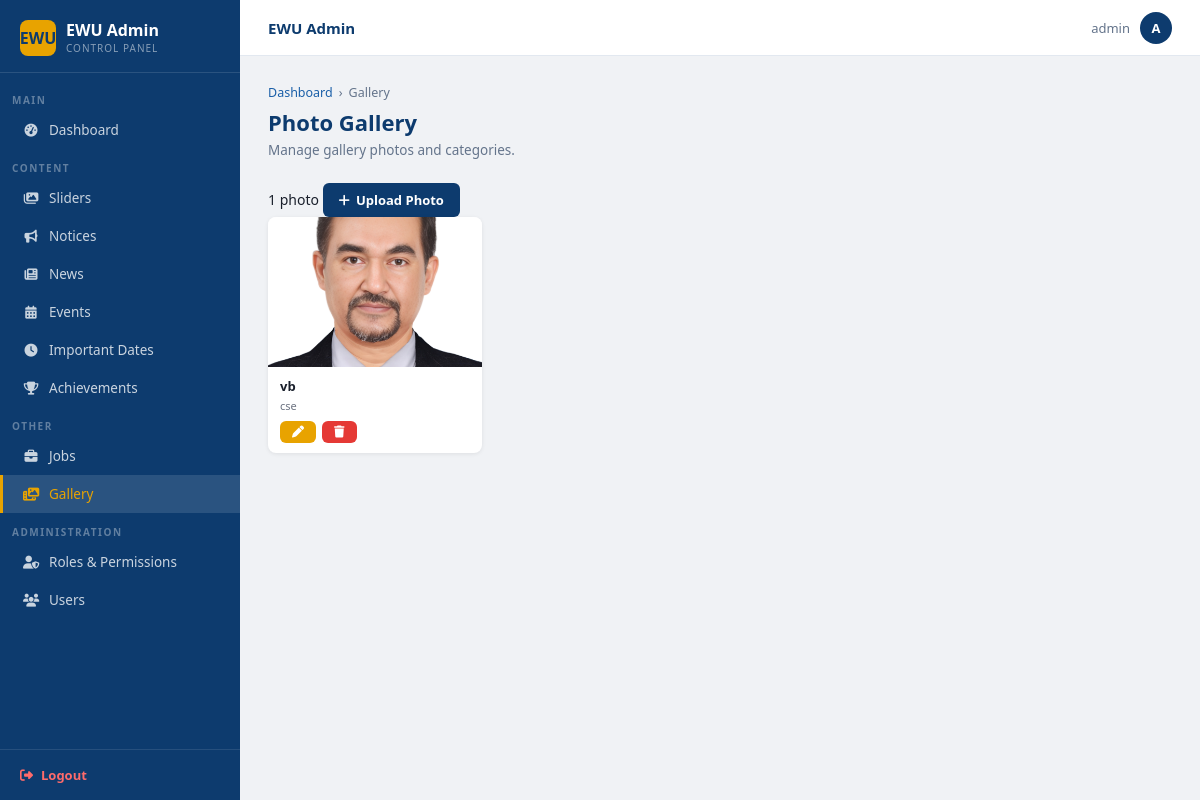
/dashboard/gallery/ (signed in), run on the app's committed database.
### main/models.py (models this page shows, shortened)
class GalleryPhoto(models.Model):
    title    = models.CharField(max_length=200)
    image    = models.ImageField(upload_to='gallery/')
    category = models.ForeignKey(
        GalleryCategory,
        on_delete=models.SET_NULL,
        null=True, blank=True,
        related_name='photos'
    )
    caption    = models.CharField(max_length=300, blank=True)
    uploaded_at = models.DateTimeField(auto_now_add=True)
    is_active  = models.BooleanField(default=True)
    class Meta:
        ordering     = ['-uploaded_at']
        verbose_name = 'Gallery Photo'

class GalleryCategory(models.Model):
    name  = models.CharField(max_length=100)
    order = models.PositiveIntegerField(default=0)
    class Meta:
        ordering     = ['order']
        verbose_name = 'Gallery Category'
        verbose_name_plural = 'Gallery Categories'

### main/views.py (the view)
# urls.py: path('dashboard/gallery/',                      views.gallery_list_admin, name='admin_gallery_list'),
@require_perm('main.view_galleryphoto')
def gallery_list_admin(request):
    return render(request, 'admin/gallery_list.html', {
        'photos': GalleryPhoto.objects.select_related('category').order_by('-uploaded_at'),
        'categories': GalleryCategory.objects.all(),
    })

### templates/admin/gallery_list.html (shortened to what this page needs)
{% extends 'admin/base_admin.html' %}
{% block nav_gallery %}active{% endblock %}
{% block content %}
<div class="page-head">
  <div class="breadcrumb">
    <a href="{% url 'dashboard' %}">Dashboard</a>
    <span>›</span><span>Gallery</span>
  </div>
  <h1>Photo Gallery</h1>
  <p>Manage gallery photos and categories.</p>
</div>
<div class="search-row">
  <span class="count-badge">{{ photos|length }} photo{{ photos|length|pluralize }}</span>
  <a href="{% url 'admin_gallery_create' %}" class="btn btn-primary" style="margin-left:auto">
    <i class="fa-solid fa-plus"></i> Upload Photo
  </a>
</div>
<div style="display:grid;grid-template-columns:repeat(auto-fill,minmax(200px,1fr));gap:16px;margin-bottom:24px">
  {% for photo in photos %}
  <div style="background:#fff;border-radius:8px;box-shadow:0 1px 4px rgba(0,0,0,.08);overflow:hidden">
    {% if photo.image %}
    <img src="{{ photo.image.url }}" alt="{{ photo.title }}"
         style="width:100%;height:150px;object-fit:cover;display:block">
    {% else %}
    <div style="width:100%;height:150px;background:#f0f3f8;display:flex;align-items:center;justify-content:center;color:#ccc;font-size:36px">
      <i class="fa-regular fa-image"></i>
    </div>
    {% endif %}
    <div style="padding:10px 12px">
      <p style="font-size:13px;font-weight:600;margin-bottom:3px;white-space:nowrap;overflow:hidden;text-overflow:ellipsis">
        {{ photo.title }}
      </p>
      {% if photo.category %}
      <p style="font-size:11px;color:#6b7280;margin-bottom:4px;">{{ photo.category.name }}</p>
      {% endif %}
      <div style="display:flex;gap:6px;margin-top:8px;align-items:center;">
        <a href="{% url 'admin_gallery_edit' photo.pk %}"
           class="btn btn-sm btn-warning btn-icon" title="Edit">
          <i class="fa-solid fa-pen"></i>
        </a>
        <form method="post" action="{% url 'admin_gallery_delete' photo.pk %}"
              style="display:inline;margin:0;"
              onsubmit="return confirm('Delete &quot;{{ photo.title|escapejs }}&quot;? This cannot be undone.')">
          <button type="submit" class="btn btn-sm btn-danger btn-icon" title="Delete">
            <i class="fa-solid fa-trash"></i>
          </button>
        </form>
      </div>
    </div>
  </div>
  {% endfor %}
</div>
{% endblock %}

### templates/admin/base_admin.html (shortened to what this page needs)
{% load static %}
<!DOCTYPE html>
<html lang="en">
<head>
  <link rel="stylesheet" href="https://cdnjs.cloudflare.com/ajax/libs/font-awesome/6.5.0/css/all.min.css">
</head>
<body>
<div class="admin-wrapper">
  <aside class="sidebar">
    <div class="sidebar-brand">
      <div class="brand-icon">EWU</div>
      <div>
        <div class="brand-name">EWU Admin</div>
        <div class="brand-sub">Control Panel</div>
      </div>
    </div>
    <nav class="sidebar-nav">
      <div class="sidebar-section">Main</div>
      <a href="{% url 'dashboard' %}" class="sidebar-link {% block nav_dashboard %}{% endblock %}">
    <i class="fa-solid fa-gauge-high"></i> Dashboard
      </a>
      <div class="sidebar-section">Content</div>
      {% if perms.main.view_slider %}
      <a href="{% url 'admin_slider_list' %}" class="sidebar-link {% block nav_sliders %}{% endblock %}">
        <i class="fa-solid fa-images"></i> Sliders
      </a>
      {% endif %}
      {% if perms.main.view_notice %}
      <a href="{% url 'admin_notice_list' %}" class="sidebar-link {% block nav_notice %}{% endblock %}">
  <i class="fa-solid fa-bullhorn"></i> Notices
</a>
      {% endif %}
      {% if perms.main.view_news %}
      <a href="{% url 'admin_news_list' %}" class="sidebar-link {% block nav_news %}{% endblock %}">
        <i class="fa-solid fa-newspaper"></i> News
      </a>
      {% endif %}
      {% if perms.main.view_event %}
      <a href="{% url 'admin_event_list' %}" class="sidebar-link {% block nav_events %}{% endblock %}">
        <i class="fa-solid fa-calendar-days"></i> Events
      </a>
      {% endif %}
      {% if perms.main.view_importantdate %}
      <a href="{% url 'admin_date_list' %}" class="sidebar-link {% block nav_dates %}{% endblock %}">
        <i class="fa-solid fa-clock"></i> Important Dates
      </a>
      {% endif %}
      {% if perms.main.view_achievement %}
      <a href="{% url 'admin_achievement_list' %}" class="sidebar-link {% block nav_achievements %}{% endblock %}">
        <i class="fa-solid fa-trophy"></i> Achievements
      </a>
      {% endif %}
      {% if perms.main.view_job or perms.main.view_galleryphoto %}
      <div class="sidebar-section">Other</div>
      {% if perms.main.view_job %}
      <a href="{% url 'admin_job_list' %}" class="sidebar-link {% block nav_jobs %}{% endblock %}">
        <i class="fa-solid fa-briefcase"></i> Jobs
      </a>
      {% endif %}
      {% if perms.main.view_galleryphoto %}
      <a href="{% url 'admin_gallery_list' %}" class="sidebar-link {% block nav_gallery %}{% endblock %}">
        <i class="fa-solid fa-photo-film"></i> Gallery
      </a>
      {% endif %}
      {% endif %}
      {% if request.user.is_superuser %}
      <div class="sidebar-section">Administration</div>
      <a href="{% url 'role_list' %}" class="sidebar-link {% block nav_roles %}{% endblock %}">
        <i class="fa-solid fa-user-shield"></i> Roles &amp; Permissions
      </a>
      <a href="{% url 'rbac_user_list' %}" class="sidebar-link {% block nav_users %}{% endblock %}">
        <i class="fa-solid fa-users"></i> Users
      </a>
      {% endif %}
    </nav>
    <div class="sidebar-logout">
      <a href="{% url 'logout' %}">
        <i class="fa-solid fa-right-from-bracket"></i> Logout
      </a>
    </div>
  </aside>
  <div class="main-content">
    <div class="topbar">
      <span class="topbar-title">{% block topbar_title %}EWU Admin{% endblock %}</span>
      <div class="topbar-user">
        <span>{{ request.user.get_full_name|default:request.user.username }}</span>
        <div class="avatar">{{ request.user.username|first|upper }}</div>
      </div>
    </div>
    <div class="page-area">
      {% block content %}{% endblock %}
    </div>
  </div>
</div>
</body>
</html>

### templates/admin/base_admin.html (style rules this page uses)
:root { --navy: #0d3b6e; --navy-dark: #092d55; --navy-light: #1a5fa8; --amber: #e8a300; --amber-dark: #c98a00; --red: #e53935; --green: #2e7d32; --bg: #f0f2f5; --white: #ffffff; --border: #e2e8f0; --text: #1a202c; --muted: #64748b; --sidebar-w: 240px; }
*, *::before, *::after { box-sizing: border-box; margin: 0; padding: 0; }
body { font-family: 'Segoe UI', system-ui, -apple-system, sans-serif; background: var(--bg); color: var(--text); font-size: 14px; }
a { text-decoration: none; color: inherit; }
.admin-wrapper { display: flex; min-height: 100vh; }
.sidebar { width: var(--sidebar-w); background: var(--navy); flex-shrink: 0; display: flex; flex-direction: column; position: fixed; top: 0; left: 0; bottom: 0; overflow-y: auto; z-index: 100; }
.sidebar-brand { padding: 20px 20px 16px; border-bottom: 1px solid rgba(255,255,255,.12); display: flex; align-items: center; gap: 10px; }
.sidebar-brand .brand-icon { width: 36px; height: 36px; background: var(--amber); border-radius: 8px; display: flex; align-items: center; justify-content: center; color: var(--navy); font-size: 16px; font-weight: 800; flex-shrink: 0; }
.sidebar-brand .brand-name { font-size: 16px; font-weight: 700; color: #fff; line-height: 1.2; }
.sidebar-brand .brand-sub { font-size: 10px; color: rgba(255,255,255,.5); text-transform: uppercase; letter-spacing: 1px; }
.sidebar-section { padding: 12px 12px 4px; font-size: 10px; font-weight: 700; color: rgba(255,255,255,.35); text-transform: uppercase; letter-spacing: 1.5px; }
.sidebar-nav { flex: 1; padding: 8px 0; }
.sidebar-link { display: flex; align-items: center; gap: 10px; padding: 10px 20px; color: rgba(255,255,255,.78); font-size: 13.5px; font-weight: 500; transition: background .15s, color .15s; border-left: 3px solid transparent; }
.sidebar-link i { width: 16px; text-align: center; font-size: 13px; }
.sidebar-link.active { background: rgba(255,255,255,.12); color: var(--amber); border-left-color: var(--amber); }
.sidebar-logout { padding: 16px 20px; border-top: 1px solid rgba(255,255,255,.1); }
.sidebar-logout a { display: flex; align-items: center; gap: 8px; color: #ff6b6b; font-size: 13px; font-weight: 600; transition: color .2s; }
.main-content { margin-left: var(--sidebar-w); flex: 1; display: flex; flex-direction: column; min-height: 100vh; }
.topbar { background: var(--white); border-bottom: 1px solid var(--border); padding: 0 28px; height: 56px; display: flex; align-items: center; justify-content: space-between; position: sticky; top: 0; z-index: 50; }
.topbar-title { font-size: 15px; font-weight: 600; color: var(--navy); }
.topbar-user { display: flex; align-items: center; gap: 10px; font-size: 13px; color: var(--muted); }
.topbar-user .avatar { width: 32px; height: 32px; background: var(--navy); color: #fff; border-radius: 50%; display: flex; align-items: center; justify-content: center; font-size: 13px; font-weight: 700; }
.page-area { padding: 28px; flex: 1; }
.page-head { margin-bottom: 24px; }
.breadcrumb { display: flex; align-items: center; gap: 6px; font-size: 12.5px; color: var(--muted); margin-bottom: 6px; }
.breadcrumb a { color: var(--navy-light); }
.page-head h1 { font-size: 22px; font-weight: 700; color: var(--navy); margin-bottom: 4px; }
.page-head p { font-size: 13.5px; color: var(--muted); }
.btn { display: inline-flex; align-items: center; gap: 6px; padding: 8px 16px; border-radius: 6px; font-size: 13px; font-weight: 600; cursor: pointer; border: none; transition: background .15s, transform .1s; white-space: nowrap; }
.btn-primary { background: var(--navy); color: #fff; }
.btn-danger { background: var(--red); color: #fff; }
.btn-sm { padding: 5px 12px; font-size: 12px; }
.btn-warning { background: var(--amber); color: #fff; }

### data on the page
GalleryPhoto: image (placeholder picture), title "vb", category.name "cse"

### other printed values
{{ request.user.get_full_name|default:request.user.username }} "admin"
{{ request.user.username|first|upper }} "A"
{{ photos|length }} "1"
